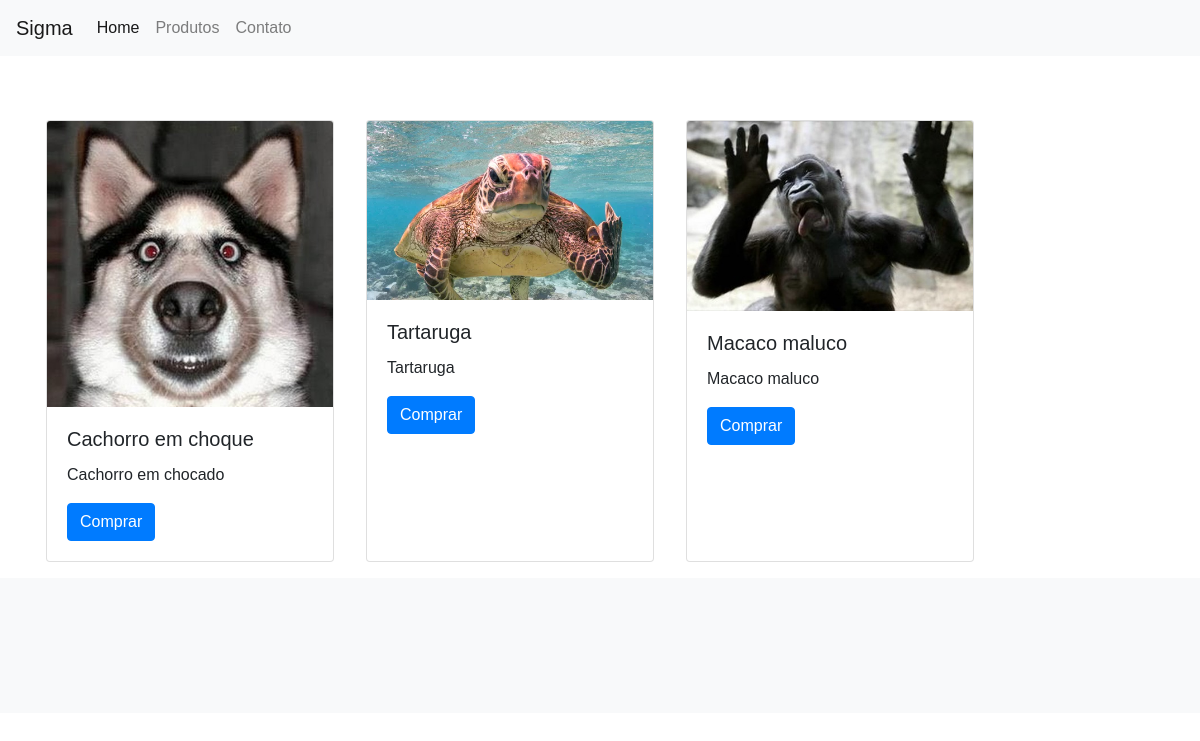
The page / on the database its author committed.
### tables this page shows
CREATE TABLE `produtos` (
  `ProdutoID` int(11) NOT NULL,
  `Nome` varchar(150) NOT NULL,
  `Descricao` longtext NOT NULL,
  `Imagem` varchar(200) NOT NULL,
  `Preco` float NOT NULL,
  `Ativo` tinyint(1) NOT NULL,
  `CategoriaID` int(11) NOT NULL
);

### index.php (the view, shortened to what this page needs)
<?php
include_once './includes/_banco.php';
include_once './includes/_head.php';
include_once './includes/_header.php';
?>
<div class= "container">
   <div class= "row mt-5">
  <?php
    $sql = "SELECT * FROM produtos WHERE Ativo = 1 ORDER BY RAND() LIMIT 3";
    $exec = mysqli_query($conn,$sql);
    while ($dados = mysqli_fetch_assoc($exec) ) {
  ?>
     <div class="card m-3" style="width: 18rem;">
     <img src="./content/<?php echo $dados['Imagem'];?>" class="card-img-top" alt="...">
     <div class="card-body">
    <h5 class="card-title"><?php echo $dados['Nome'];?></h5>
    <p class="card-text"><?php echo $dados['Descricao'];?></p>
    <a href="produto-detalhe.php?id=<?php echo $dados['ProdutoID'];?>&tipo=promocao" class="btn btn-primary">Comprar</a>
  </div>
</div>
<?php
   }
?>
</div>
</div>
<?php
include_once './includes/_footer.php';
?>

### css/style.css (style rules this page uses)
* { padding: 0; margin: 0; font-family: 'Lucida Sans', 'Lucida Sans Regular', 'Lucida Grande', 'Lucida Sans Unicode', Geneva, Verdana, sans-serif; }

### rows shown on the page
produtos: Imagem (picture), Nome "Cachorro em choque", Descricao "Cachorro em chocado"
produtos: Imagem (picture), Nome "Tartaruga", Descricao "Tartaruga"
produtos: Imagem (picture), Nome "Macaco maluco", Descricao "Macaco maluco"
